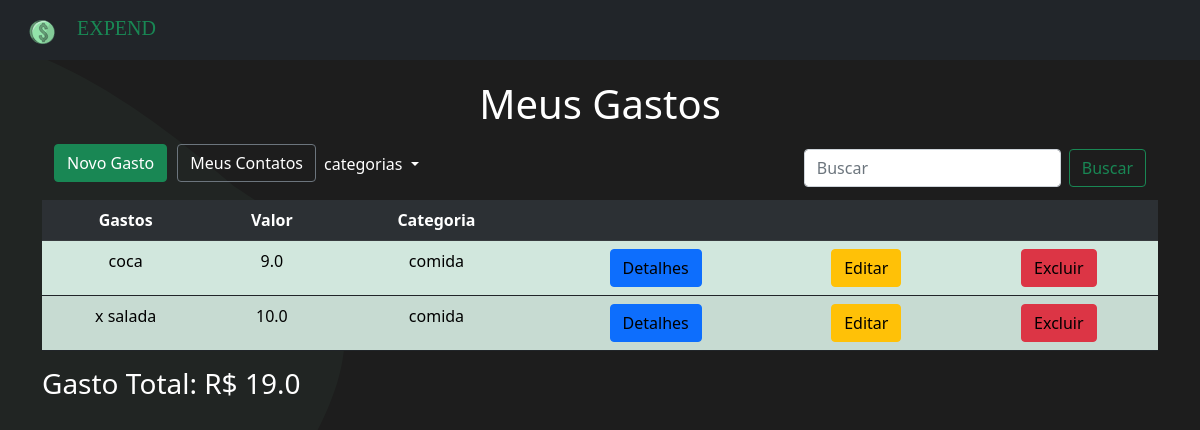
Before: /categorias/1 with the older database file.
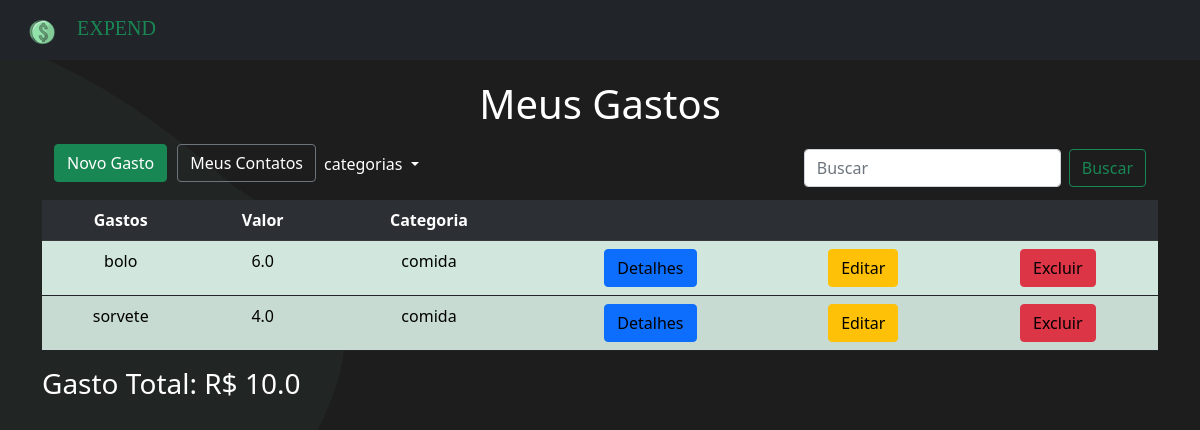
After: the same page with the newer database file.
### invistame/models.py (models this page shows, shortened)
class Gasto(models.Model):
    gasto = models.TextField(max_length=200)
    valor = models.FloatField(max_length=9)
    pago = models.BooleanField(default=False)
    data = models.DateTimeField(default=timezone.now)
    hora = models.TimeField(default=time.strftime('%H:%M', time.localtime()))
    categoria = models.ForeignKey(CategoriaGasto, on_delete=models.DO_NOTHING)

class CategoriaGasto(models.Model):
    nome = models.CharField(max_length=50, null=True)
    def __str__(self):
        return self.nome

### invistame/views.py (the view)
# urls.py: path('categorias/<int:id_categoria>', views.categoria, name='categoria'),
def categoria(request, id_categoria):
    dados = {
        'dados': Gasto.objects.order_by('categoria').filter(categoria=id_categoria),
        'soma' : Gasto.objects.order_by('categoria').filter(categoria=id_categoria).aggregate(total=Sum('valor'))
    }
    return render(request, 'investimentos/categoria.html', dados)

### invistame/templates/investimentos/categoria.html (shortened to what this page needs)
{% extends 'base.html' %}
{% block content %}
<div class="container">
    <h1 style="text-align: center; color: #fff; margin-top: 20px">Meus Gastos</h1>
    <nav class="navbar navbar-expand-lg navbar-light ">
        <div class="container-fluid">
          <div class="collapse navbar-collapse" id="navbarTogglerDemo02">
            <ul class="navbar-nav me-auto mb-2 mb-lg-0">
              <li class="nav-item">
                <button class="btn btn-success" style="margin-bottom: 10px;"><a style="color: white; text-decoration: none;"
                    href="{% url 'novo_investimento' %}">Novo Gasto</a></button>
              </li>
              <li class="nav-item">
                <button class="btn btn-outline-secondary"
                        style="margin-bottom: 10px; margin-left: 10px;"><a style="color: white; text-decoration: none;"
                            href="{% url 'contatos' %}">Meus
                            Contatos</a></button>
              </li>
              <li class="nav-item dropdown">
                <a class="nav-link dropdown-toggle" style="color:white" href="#" id="navbarScrollingDropdown" role="button" data-bs-toggle="dropdown" >
                  categorias
                </a>
              </li>
            </ul>
            <form class="d-flex" method="get" action="{% url 'busca' %}">
              <input class="form-control me-2" type="search" placeholder="Buscar" aria-label="Search">
              <button class="btn btn-outline-success" type="submit">Buscar</button>
            </form>
          </div>
        </div>
      </nav>
    <table class='table table-success table-hover table-striped border-dark'>
        <tr style="text-align: center; border-radius: 20px;" class="table-dark">
            <th>Gastos</th>
            <th>Valor</th>
            <th>Categoria</th>
            <th></th>
            <th></th>
            <th></th>
        </tr>
        {% for dado in dados %}
        <tr style="text-align: center;">
            <td>{{dado.gasto}}</td>
            <td>{{dado.valor}}</td>
            <td>{{dado.categoria}}</td>
            <td><button class="btn btn-primary"><a style='color: black;text-decoration: none;'
                        href="{% url 'detalhes' dado.id %}">Detalhes</a></button></td>
            <td><button class="btn btn-warning"><a style='color: black;text-decoration: none;'
                        href="{% url 'editar' dado.id %}">Editar</a></button></td>
            <td><button class="btn btn-danger"><a style='color: black;text-decoration: none;'
                        href="{% url 'excluir' dado.id %}">Excluir</a></button></td>
        </tr>
        {% endfor %}
    </table>
    {% if soma.total %}
    <h3 style="color: #fff;">Gasto Total: R$ {{soma.total}}</h3>
    {% else %}
    <h4 style="color: rgb(224, 61, 61); text-align: center;">você não possui gastos nessa categoria!</h4>
    {% endif %}
</div>
{% endblock %}

Changed rows visible on the page:
removed Gasto: gasto "coca", valor "9.0", categoria "comida"
removed Gasto: gasto "x salada", valor "10.0", categoria "comida"
added Gasto: gasto "bolo", valor "6.0", categoria "comida"
added Gasto: gasto "sorvete", valor "4.0", categoria "comida"
Other visible differences:
{{ soma.total }}: "19.0" → "10.0"
